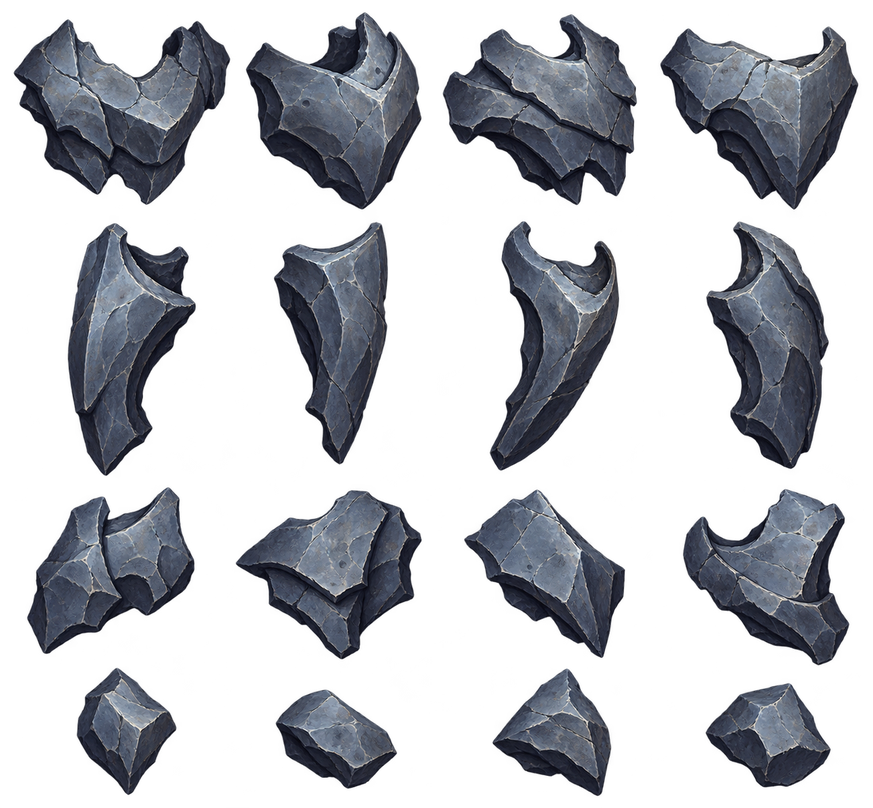
#> input picture elemental/assets/stone-fragments-v2.png, 873 x 808 px, shrunk from 1303 x 1207 before the run
$ python extract_regions.py
#> lines starting #> are read from the running program, lines starting #| are printed output that depends on the picture; after the words box and inside, x2 and y2 are one past the last pixel; in counts of white or black regions, pixels touching at a corner belong together
"""Analyze sprite alpha into atlas regions; does not modify the generated image."""
from collections import deque
from pathlib import Path
import json
import numpy as np
from PIL import Image

path = Path(__file__).with_name("stone-fragments-v2.png")
mask = np.asarray(Image.open(path).convert("RGBA"))[:, :, 3] > 96
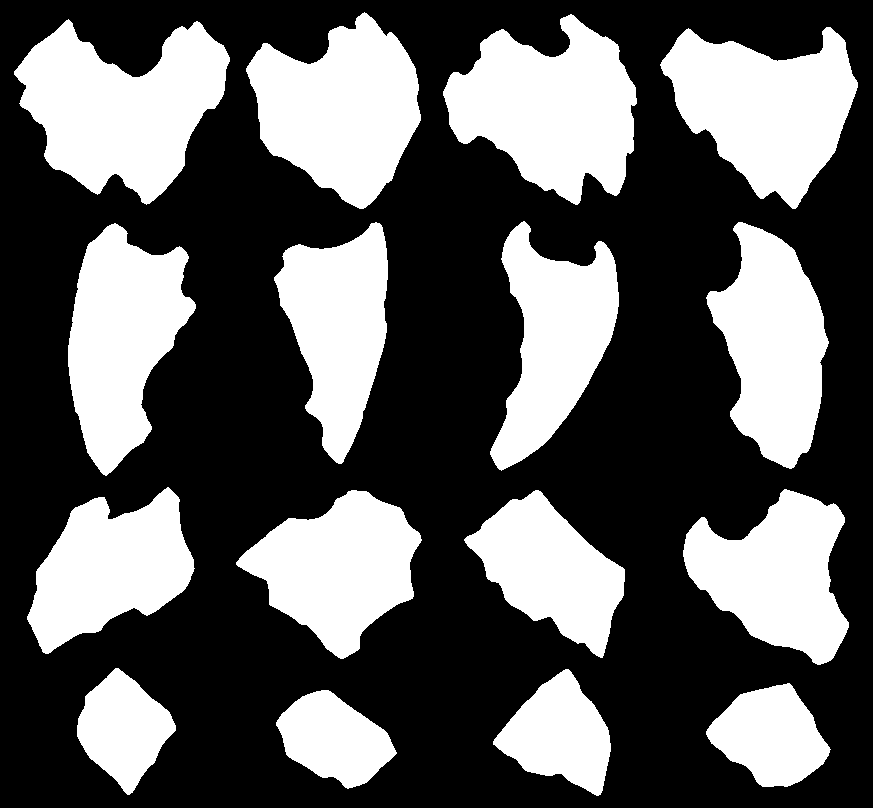
#> mask: shape (808, 873) bool; 36.9% white; 16 white regions, largest, box (x1, y1, x2, y2) and area: (14, 19, 230, 205) 23852, (443, 14, 637, 205) 23002, (246, 12, 421, 209) 21659
height, width = mask.shape
#> height = 808; width = 873
regions = []
for y in range(height):
    for x in np.flatnonzero(mask[y]):
        if not mask[y, x]:
            continue
        pending = deque([(int(x), y)])
        mask[y, x] = False
        left = right = int(x)
        top = bottom = y
        area = 0
        while pending:
            px, py = pending.popleft()
            area += 1
            left, right = min(left, px), max(right, px)
            top, bottom = min(top, py), max(bottom, py)
            for nx, ny in ((px-1, py), (px+1, py), (px, py-1), (px, py+1)):
                if 0 <= nx < width and 0 <= ny < height and mask[ny, nx]:
                    mask[ny, nx] = False
                    pending.append((nx, ny))
        if area > 100:
            regions.append((area, [left, top, right-left+1, bottom-top+1]))
#> mask: shape (808, 873) bool; every value is 0
regions = [r for _, r in sorted(regions, reverse=True)[:16]]
regions.sort(key=lambda r: (round((r[1]+r[3]/2)/300), r[0]))
assert len(regions) == 16, f"Expected 16 fragments, found {len(regions)}"
path.with_suffix(".regions.txt").write_text(json.dumps(regions, indent=2))
print(f"Atlas: {width} x {height}; {len(regions)} alpha-bounded regions")
#| Atlas: 873 x 808; 16 alpha-bounded regions

$ run again, with elemental/assets/fire-wall-v3.png copied over elemental/assets/stone-fragments-v2.png
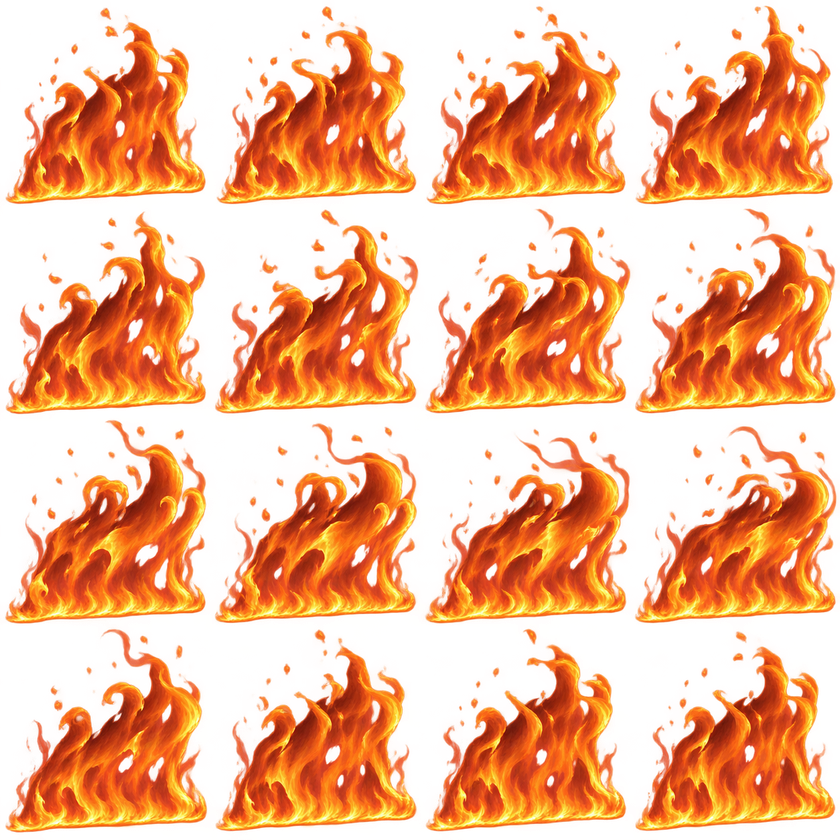
#> input picture elemental/assets/fire-wall-v3.png, 840 x 840 px, shrunk from 1254 x 1254 before the run
#> `mask = np.asarray(Image.open(path).convert("RGBA"))[:, :, 3] > 96`:
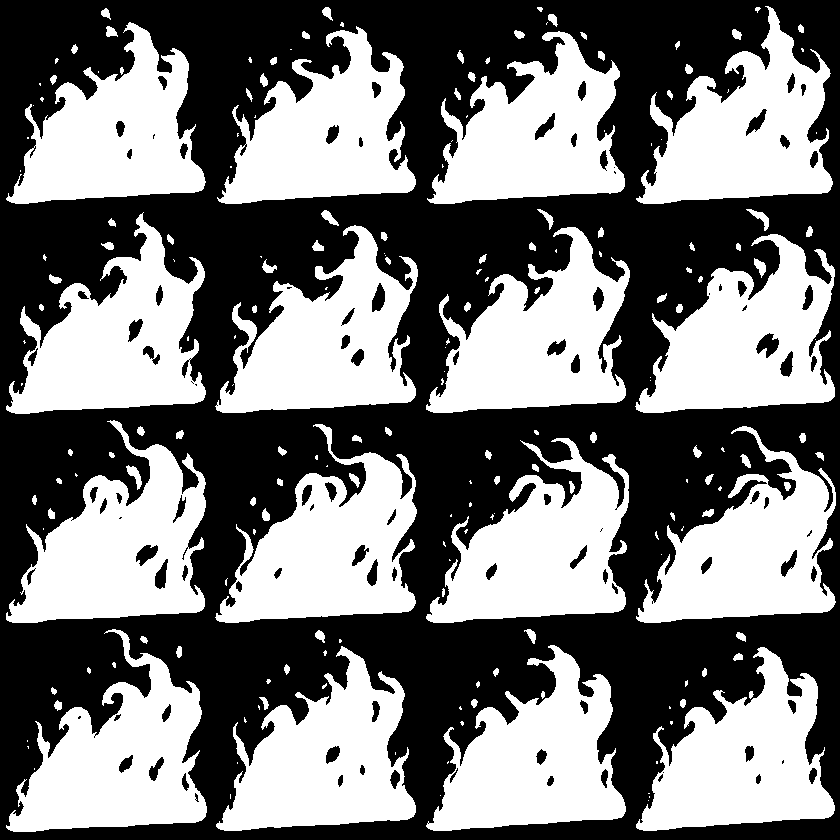
#> mask: shape (840, 840) bool; 46.9% white; 204 white regions (91 under 20 px), largest, box (x1, y1, x2, y2) and area: (6, 420, 206, 623) 21115, (215, 424, 417, 623) 20843, (6, 212, 206, 414) 20805
#| Atlas: 840 x 840; 16 alpha-bounded regions
